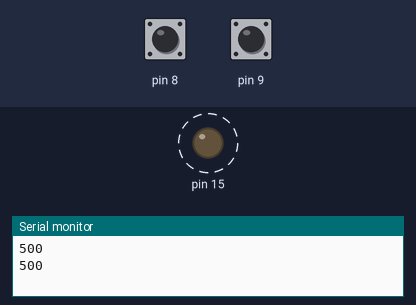
This sketch was run on a simulated Arduino Uno, built with avr-gcc and run on an emulated ATmega328P. Shown: output pins drawn as LEDs (lit = HIGH), the last lines printed to the serial monitor. Dashed ring = blinking. The test bench sets the inputs (shaded band); at power-on: pin 9 HIGH, pin 8 HIGH.

Above: at 2.8 s.
2.9 s: pin 9 pulled LOW for 3.2 s
At 4.8 s:
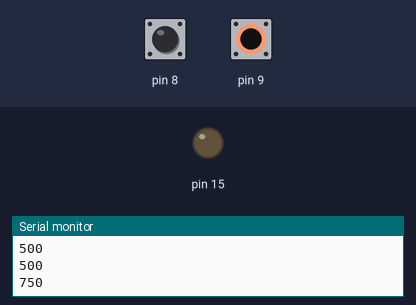
At 5.8 s:
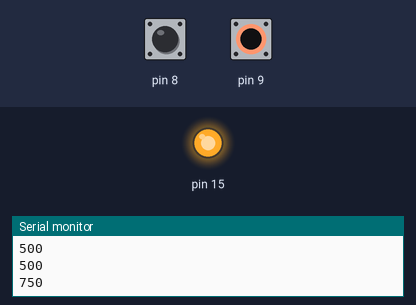
Timing chart, 0 to 13.6 s (numbered marks = the images above; inputs shaded):
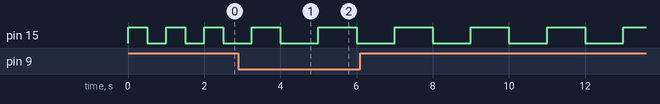

The sketch:

soru8_1.ino
```cpp
int beklemeSuresi = 500;
void setup() {
  // put your setup code here, to run once:
  pinMode(15, OUTPUT);
  pinMode(8, INPUT_PULLUP);
  pinMode(9, INPUT_PULLUP);

  Serial.begin(9600);
}

void loop() {
  // put your main code here, to run repeatedly:
  int btn1 = digitalRead(8);
  if (btn1 == 0) {  //butona basılı ise
    beklemeSuresi -= 250;

    beklemeSuresi = beklemeSuresi<=500?500:beklemeSuresi;
    delay(250);
  }

  int btn2 = digitalRead(9);
  if (btn2 == 0) {  //butona basılı ise
    beklemeSuresi += 250;
    if (beklemeSuresi >= 2000)
      beklemeSuresi = 2000;
    delay(250);
  }
  digitalWrite(15, 1);
  delay(beklemeSuresi);
  digitalWrite(15, 0);
  delay(beklemeSuresi);
  Serial.println(beklemeSuresi);
}
```

Measured:
- by itself, pin 15: repeats every 2.0 s: LOW 1.0 s, HIGH 1.0 s
